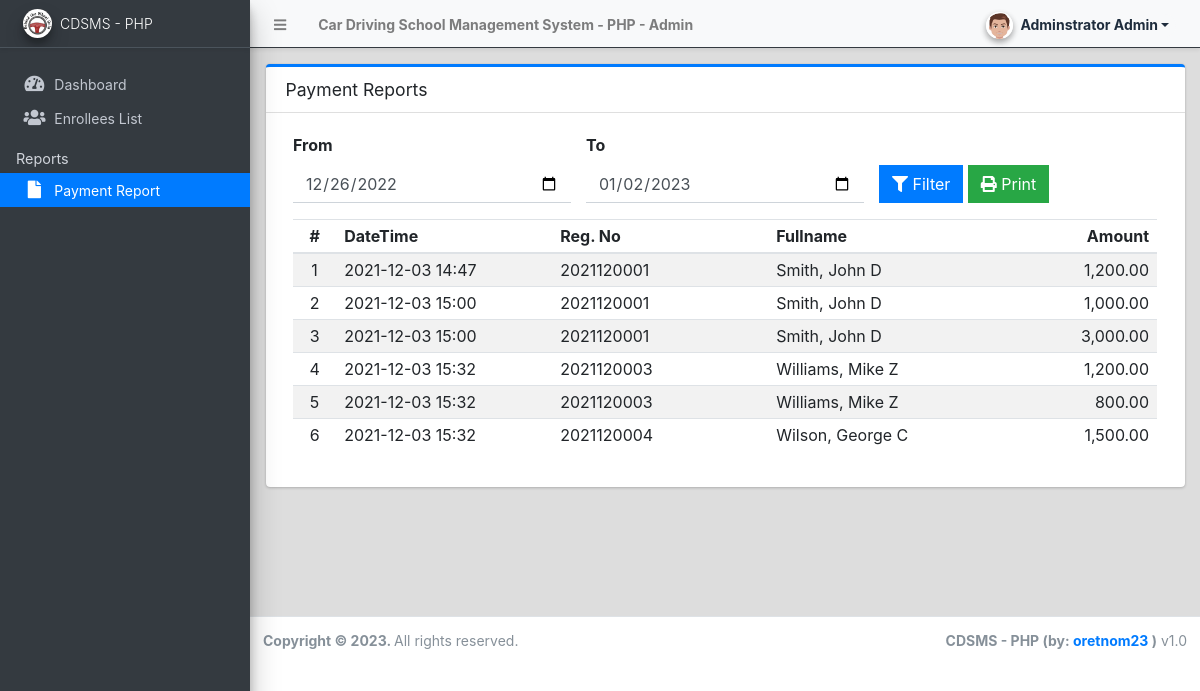
Screenshot of /admin/?page=reports (signed in) with the database file from the repository.
### tables this page shows
CREATE TABLE `enrollee_list` (
  `id` int(30) NOT NULL,
  `reg_no` varchar(50) NOT NULL,
  `package_id` int(30) NOT NULL,
  `cost` float NOT NULL DEFAULT 0,
  `firstname` text NOT NULL,
  `middlename` text DEFAULT NULL,
  `lastname` text NOT NULL,
  `gender` varchar(50) NOT NULL,
  `dob` date NOT NULL,
  `email` text NOT NULL,
  `contact` text NOT NULL,
  `address` text NOT NULL,
  `start_date` date NOT NULL,
  `time` varchar(250) NOT NULL,
  `status` tinyint(4) NOT NULL DEFAULT 0 COMMENT '0= pending,1=verified,2=in session, 3=completed,4 = cancelled',
  `date_created` datetime NOT NULL DEFAULT current_timestamp(),
  `date_updated` datetime DEFAULT NULL ON UPDATE current_timestamp()
);

CREATE TABLE `payment_list` (
  `id` int(30) NOT NULL,
  `enrollee_id` int(30) NOT NULL,
  `amount` float NOT NULL DEFAULT 0,
  `remarks` text DEFAULT NULL,
  `date_created` datetime NOT NULL DEFAULT current_timestamp()
);

### admin/reports/index.php (the view, shortened to what this page needs)
<?php
$from = date("Y-m-d",strtotime(date("Y-m-d"). " -1 week"));
$to = date("Y-m-d");
?>
<div class="card card-outline card-primary">
	<div class="card-header">
		<h3 class="card-title">Payment Reports</h3>
	</div>
	<div class="card-body">
		<div class="container-fluid">
			<form action="" id="filter-data">
				<div class="row align-items-end">
					<div class="col-md-4">
						<div class="form-group">
							<label for="from" class="control-label">From</label>
							<input type="date" name="from" id="from" value="<?=  $from ?>" class="form-control form-control-border border-navy">
						</div>
					</div>
					<div class="col-md-4">
						<div class="form-group">
							<label for="to" class="control-label">To</label>
							<input type="date" name="to" id="to" value="<?=  $to ?>" class="form-control form-control-border border-navy">
						</div>
					</div>
					<div class="col-md-4">
						<div class="form-group">
							<button class="btn btn-primary btn-flat"><i class="fa fa-filter"></i> Filter</button>
							<button class="btn btn-success btn-flat" type="button" id="print"><i class="fa fa-print"></i> Print</button>
						</div>
					</div>
				</div>
			</form>
        <div id="outprint">
			<table class="table table-hover table-striped">
				<colgroup>
					<col width="5%">
					<col width="25%">
					<col width="25%">
					<col width="25%">
					<col width="20%">
				</colgroup>
				<thead>
					<tr>
						<th class="text-center">#</th>
						<th>DateTime</th>
						<th>Reg. No</th>
						<th>Fullname</th>
						<th class="text-right">Amount</th>
					</tr>
				</thead>
				<tbody>
					<?php
						$i = 1;
						$qry = $conn->query("SELECT p.*,e.reg_no,CONCAT(e.lastname, ', ', e.firstname,' ',e.middlename) as fullname from `enrollee_list` e inner join payment_list p on p.enrollee_id = e.id order by unix_timestamp(e.`date_created`) asc");
						while($row = $qry->fetch_assoc()):
					?>
						<tr>
							<td class="text-center"><?php echo $i++; ?></td>
							<td class=""><?php echo date("Y-m-d H:i",strtotime($row['date_created'])) ?></td>
							<td><?php echo ($row['reg_no']) ?></td>
							<td><?php echo ucwords($row['fullname']) ?></td>
							<td class="text-right"><?php echo number_format($row['amount'],2) ?></td>
						</tr>
					<?php endwhile; ?>
				</tbody>
			</table>
		</div>
		</div>
	</div>
</div>

### rows the page displays
enrollee_list: payment_list.date_created "2021-12-03 14:47", reg_no "2021120001", fullname "Smith, John D", payment_list.amount "1,200.00", payment_list.date_created "2021-12-03 15:00", payment_list.amount "1,000.00", payment_list.amount "3,000.00"
enrollee_list: payment_list.date_created "2021-12-03 15:32", reg_no "2021120003", fullname "Williams, Mike Z", payment_list.amount "1,200.00", payment_list.amount "800.00"
enrollee_list: payment_list.date_created "2021-12-03 15:32", reg_no "2021120004", fullname "Wilson, George C", payment_list.amount "1,500.00"

### other values shown
$_settings->info('name') "Car Driving School Management System - PHP"
$_settings->userdata('firstname').' '.$_settings->userdata('lastname') "Adminstrator Admin"
$_settings->info('short_name') "CDSMS - PHP"
